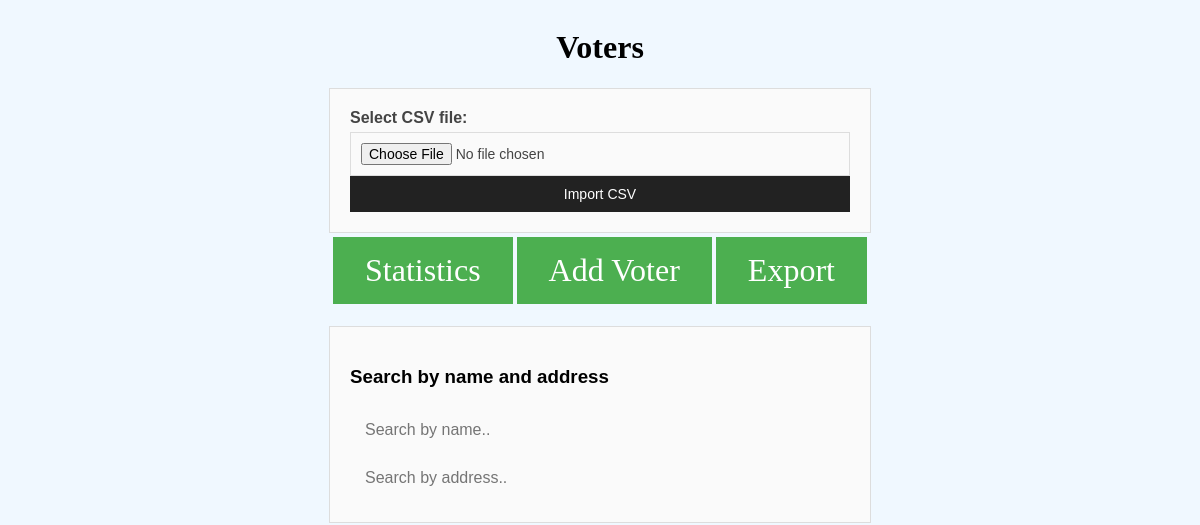
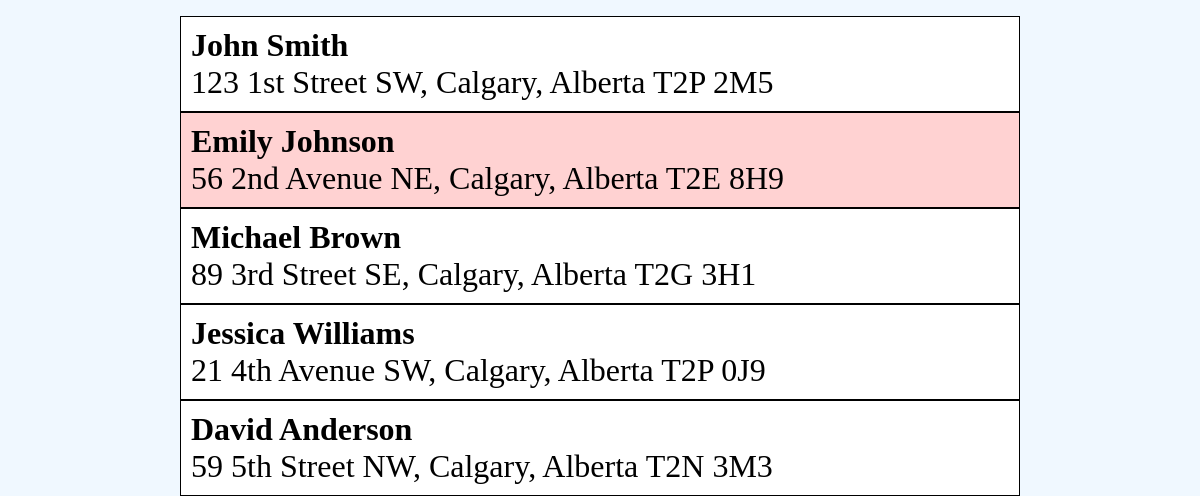
Before: / (signed in) with the older database file (2 pictures, top to bottom).
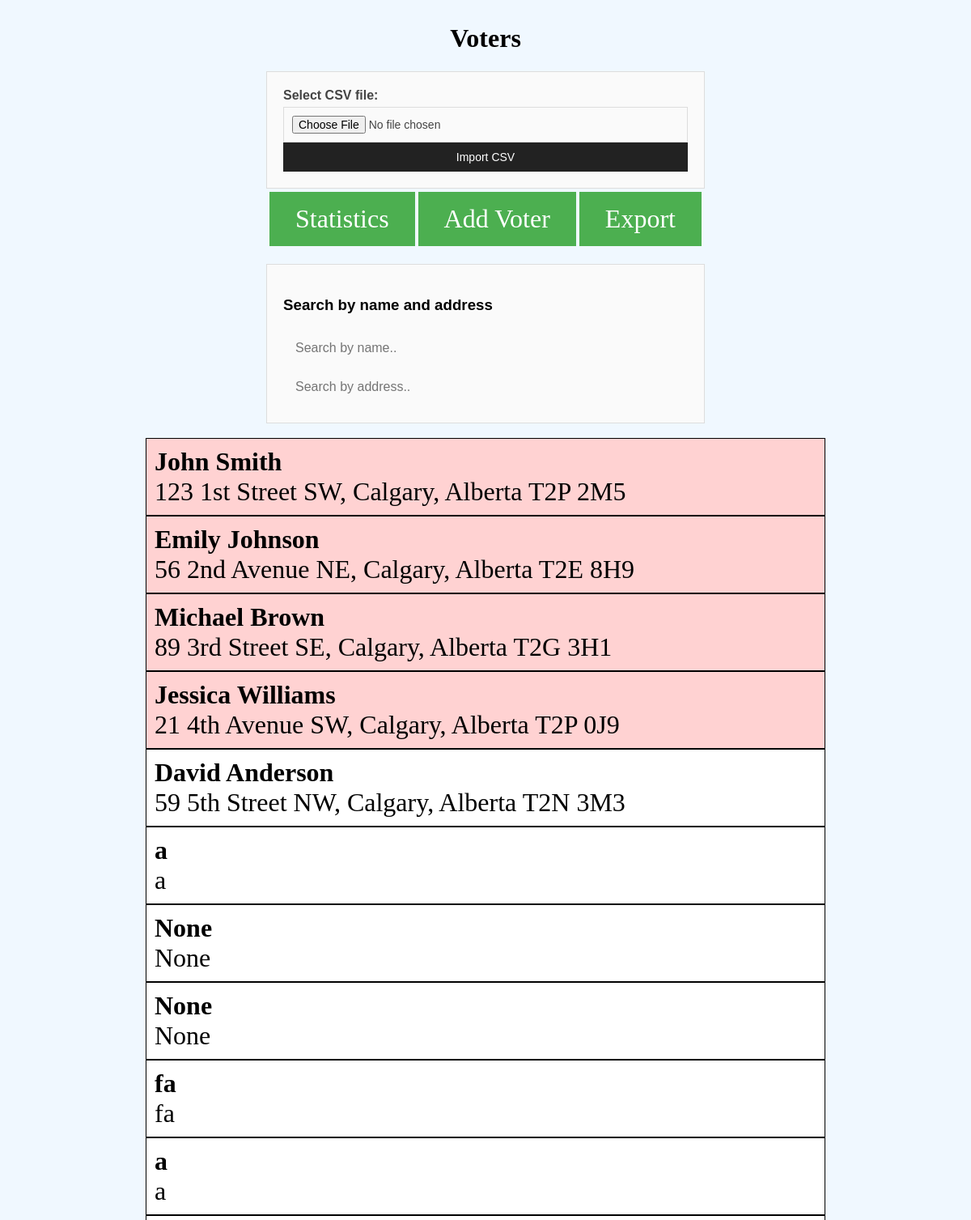
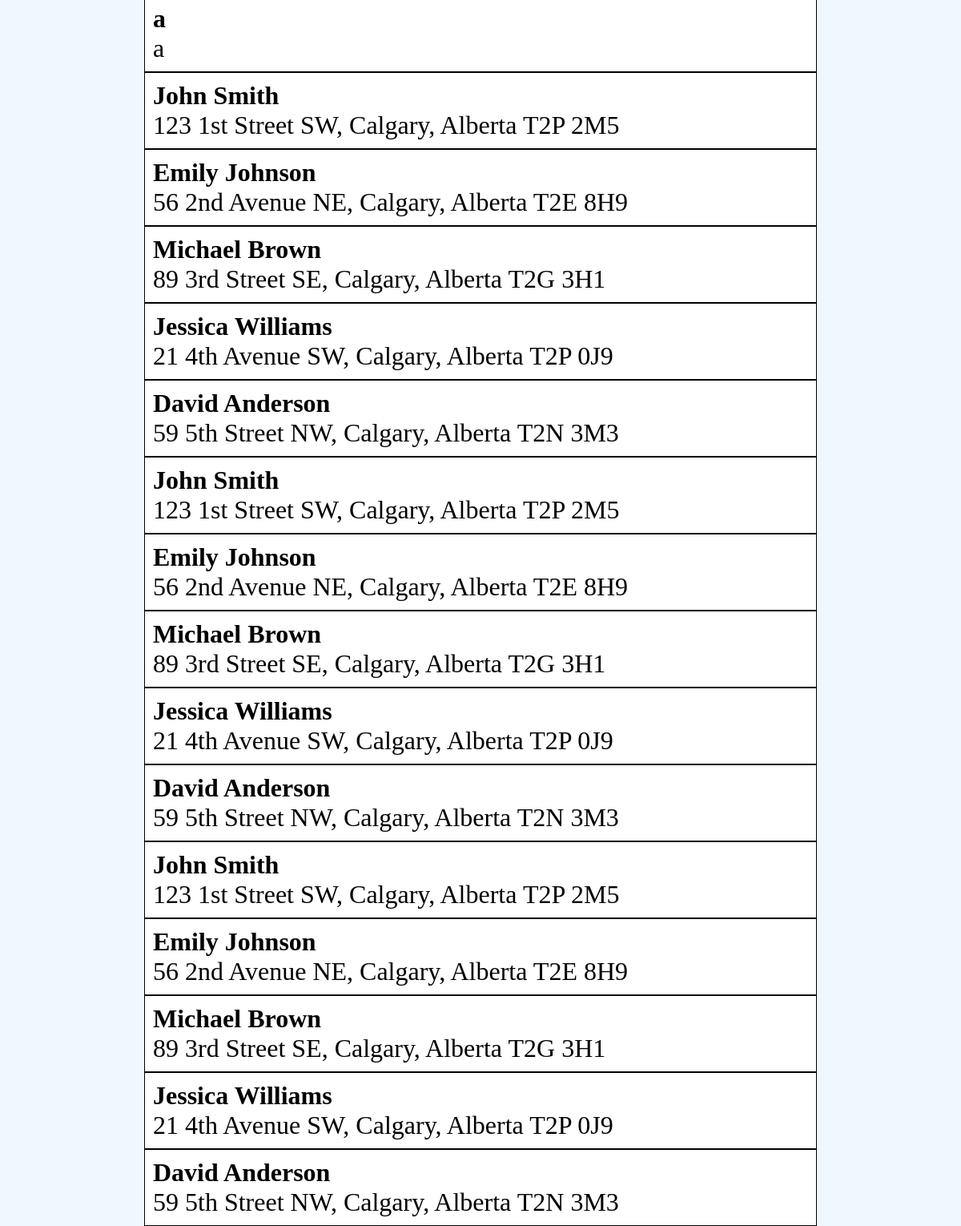
After: the same page with the newer database file (2 pictures, top to bottom).
### votehelperapp/models.py (models this page shows)
class Voter(models.Model):
    id = models.UUIDField(primary_key=True, default=uuid.uuid4, editable=False)
    name = models.TextField()
    address = models.TextField()
    email = models.TextField(default="", blank=True)
    phone = models.TextField(default="", blank=True)
    neighbourhood = models.TextField(default="", blank=True)
    assignedEmp = models.TextField(default="", blank=True)
    decision = models.CharField(max_length=20, blank=True)
    notes = models.TextField(blank=True)

### votehelperapp/views.py (the view)
# urls.py: path('', views.VoterList.as_view(), name='voterlist'),
class VoterList(LoginRequiredMixin, ListView):
    template_name = "voterlist.html"
    model = Voter

### votehelperapp/templates/voterlist.html (shortened to what this page needs)
<!DOCTYPE html>
<html lang="en">
    <head>
        {% load static %}
        <link rel="stylesheet" type="text/css" href="{% static 'liststyle.css' %}">
    </head>
    <body>
        <div style="text-align:center;">
            <h1>Voters</h1>
        </div>
        {% if request.user.is_superuser %}
        <form action="{% url 'import_csv' %}" method="post" enctype="multipart/form-data">
            <div>
                <label for="csv_file">Select CSV file:</label>
                <input type="file" id="csv_file" name="csv_file" accept=".csv" required>
            </div>
            <div>
                <input type="submit" value="Import CSV">
            </div>
        </form>
        {% endif %}
        <div class='center'>
            <a href="{% url 'stats' %}" id="statsbutton">Statistics</a>
            <a href="{% url 'addvoter' %}" id="statsbutton">Add Voter</a>
            <a href="{% url 'export' %}" id="statsbutton">Export</a>
        </div>
        <br>
        <form>
            <h3>Search by name and address</h3>
            <input type="text" id="nameInput" onkeyup="filterVoters()" placeholder="Search by name..">
            <input type="text" id="addressInput" onkeyup="filterVoters()" placeholder="Search by address..">
        </form>
        <br>
        <div class="voter-list">
            {% for voter in object_list %}
            {% if request.user.is_superuser or voter.neighbourhood == request.user.groups.all.first.name or voter.assignedEmp == request.user.username %}
            {% if voter.decision %}
            <a style="background-color: #ffd2d2"
                href="{% url 'survey' %}?id={{ voter.id }}"><b>{{ voter.name }}</b><br>{{ voter.address }}</a>
            {% else %}
            <a href="{% url 'survey' %}?id={{ voter.id }}"><b>{{ voter.name }}</b><br>{{ voter.address }}</a>
            {% endif %}
            {% endif %}
            {% endfor %}
        </div>
    </body>
</html>

### votehelperapp/static/liststyle.css (style rules this page uses)
html { height: 100%; display: flex; justify-content: center; }
body { width: 70%; display: block; font-size: 1em; background-color: aliceblue; }
.center { display: flex; justify-content: center; align-items: center; }
.voter-list { width: 100%; font-size: 2em; }
.voter-list a { background-color: #ffffff; color: black; display: block; padding: 10px; text-decoration: none; border-style: solid; border-width: thin; box-sizing: border-box; }
#statsbutton { text-decoration: none; background-color: #4CAF50; border: none; color: white; padding: 15px 32px; text-align: center; text-decoration: none; display: inline-block; font-size: 2em; margin: 4px 2px; cursor: pointer; }
form { width: 500px; margin: auto; padding: 20px; background-color: #fafafa; border: 1px solid #ddd; font-family: sans-serif; }
label { font-weight: bold; display: block; margin-bottom: 5px; color: #444; }
input[type="file"] { padding: 10px; border: 1px solid #ddd; width: 100%; box-sizing: border-box; font-family: sans-serif; font-size: 14px; color: #444; }
input[type="submit"] { background-color: #222; color: #fff; padding: 10px; border: none; width: 100%; box-sizing: border-box; font-family: sans-serif; font-size: 14px; cursor: pointer; }
input[type="text"] { border: none; background-color: transparent; padding: 15px; font-size: 1em; width: 100%; }

Changed rows visible on the page:
changed Voter (number 1 of 26 on the later page): decision empty → "1" (drawn)
changed Voter (number 3 of 26 on the later page): decision empty → "3" (drawn)
changed Voter (number 4 of 26 on the later page): decision empty → "4" (drawn)
added Voter: name "a", address "a"
added Voter: name "None", address "None"
added Voter: name "None", address "None"
added Voter: name "fa", address "fa"
added Voter: name "a", address "a"
added Voter: name "a", address "a"
added Voter: name "John Smith", address "123 1st Street SW, Calgary, Alberta T2P 2M5"
added Voter: name "Emily Johnson", address "56 2nd Avenue NE, Calgary, Alberta T2E 8H9"
added Voter: name "Michael Brown", address "89 3rd Street SE, Calgary, Alberta T2G 3H1"
added Voter: name "Jessica Williams", address "21 4th Avenue SW, Calgary, Alberta T2P 0J9"
added Voter: name "David Anderson", address "59 5th Street NW, Calgary, Alberta T2N 3M3"
added Voter: name "John Smith", address "123 1st Street SW, Calgary, Alberta T2P 2M5"
added Voter: name "Emily Johnson", address "56 2nd Avenue NE, Calgary, Alberta T2E 8H9"
added Voter: name "Michael Brown", address "89 3rd Street SE, Calgary, Alberta T2G 3H1"
added Voter: name "Jessica Williams", address "21 4th Avenue SW, Calgary, Alberta T2P 0J9"
added Voter: name "David Anderson", address "59 5th Street NW, Calgary, Alberta T2N 3M3"
added Voter: name "John Smith", address "123 1st Street SW, Calgary, Alberta T2P 2M5"
added Voter: name "Emily Johnson", address "56 2nd Avenue NE, Calgary, Alberta T2E 8H9"
added Voter: name "Michael Brown", address "89 3rd Street SE, Calgary, Alberta T2G 3H1"
added Voter: name "Jessica Williams", address "21 4th Avenue SW, Calgary, Alberta T2P 0J9"
added Voter: name "David Anderson", address "59 5th Street NW, Calgary, Alberta T2N 3M3"
